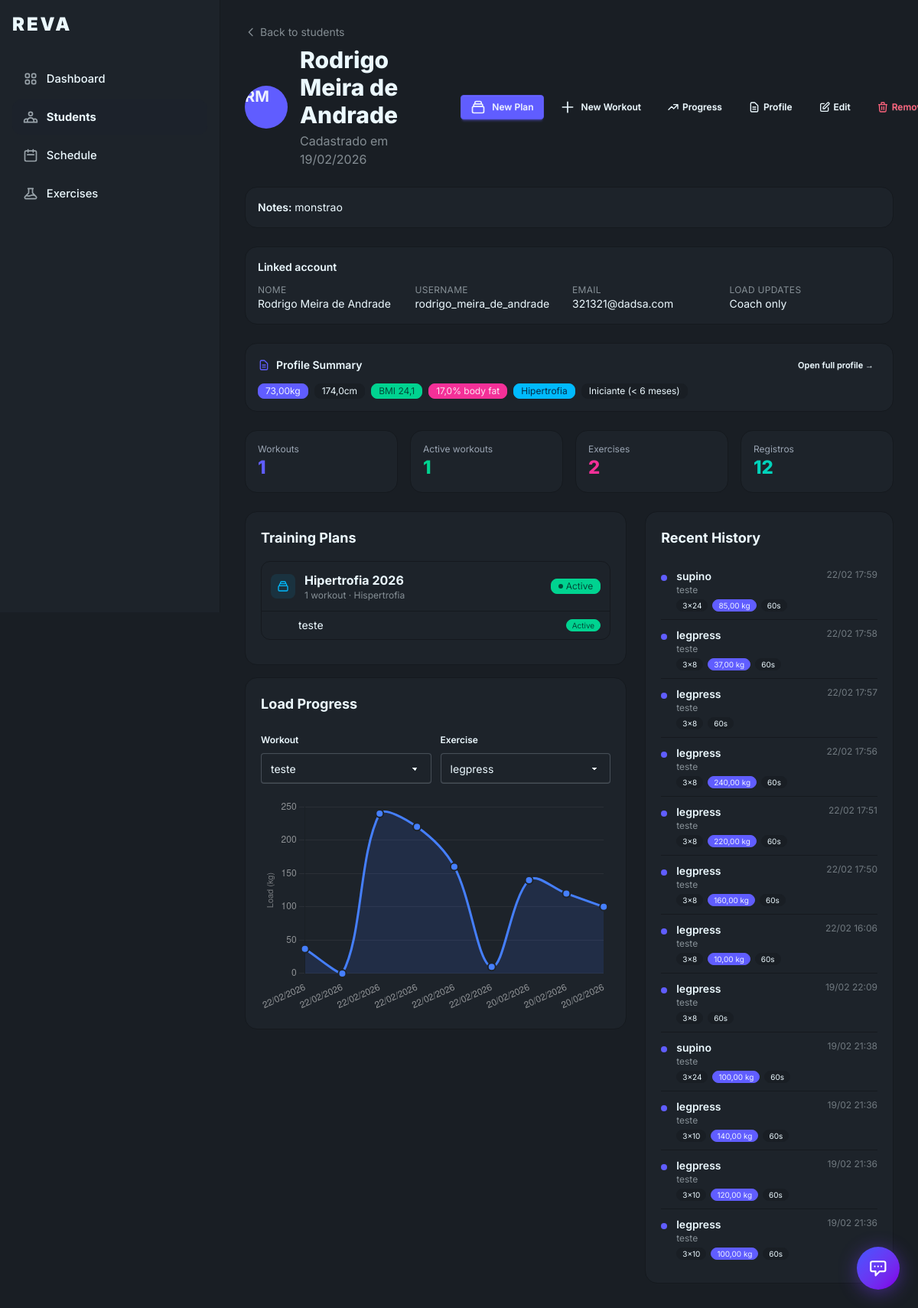
/students/2/ (signed in), run on an earlier commit of the app's database.
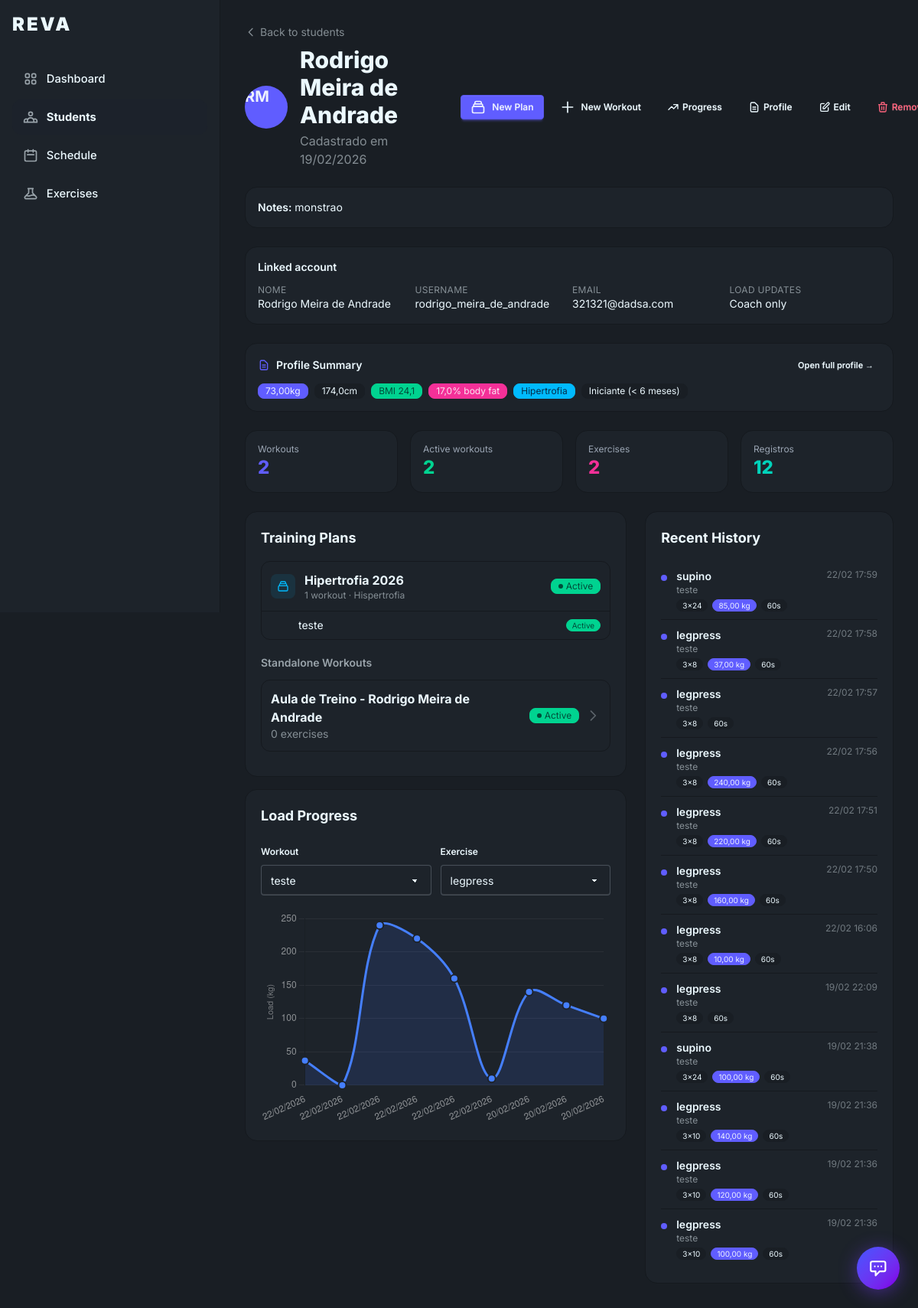
And on a later commit of the database.
### workouts/models.py (models this page shows, shortened)
class TrainingPlan(models.Model):
	athlete = models.ForeignKey(Athlete, on_delete=models.CASCADE, related_name="training_plans")
	name = models.CharField("Nome do plano", max_length=150)
	objective = models.CharField("Objetivo", max_length=300, blank=True)
	origin = models.CharField(max_length=30, choices=PlanOrigin.choices, default=PlanOrigin.TRAINER_PRESCRIBED)
	is_active = models.BooleanField("Ativo", default=True)
	created_by = models.ForeignKey(
		settings.AUTH_USER_MODEL,
		on_delete=models.CASCADE,
		related_name="created_plans",
	)
	created_at = models.DateTimeField(auto_now_add=True)
	updated_at = models.DateTimeField(auto_now=True)
	class Meta:
		ordering = ["-updated_at"]

class WorkoutPlan(models.Model):
	plan = models.ForeignKey(
		TrainingPlan,
		on_delete=models.CASCADE,
		related_name="workouts",
		null=True,
		blank=True,
	)
	athlete = models.ForeignKey(Athlete, on_delete=models.CASCADE, related_name="workout_plans")
	name = models.CharField(max_length=120)
	objective = models.CharField(max_length=200, blank=True)
	origin = models.CharField(max_length=30, choices=PlanOrigin.choices, default=PlanOrigin.TRAINER_PRESCRIBED)
	is_active = models.BooleanField(default=True)
	is_archived = models.BooleanField("Arquivado", default=False)
	created_by = models.ForeignKey(settings.AUTH_USER_MODEL, on_delete=models.CASCADE, related_name="created_workouts")
	created_at = models.DateTimeField(auto_now_add=True)
	updated_at = models.DateTimeField(auto_now=True)
	class Meta:
		ordering = ["-updated_at"]

class ExerciseProgressLog(models.Model):
	exercise = models.ForeignKey(ExercisePrescription, on_delete=models.CASCADE, related_name="progress_logs")
	sets = models.PositiveSmallIntegerField()
	reps = models.CharField(max_length=30)
	load_kg = models.DecimalField(max_digits=6, decimal_places=2, null=True, blank=True)
	rest_seconds = models.PositiveIntegerField()
	notes = models.CharField(max_length=255, blank=True)
	updated_by = models.ForeignKey(settings.AUTH_USER_MODEL, on_delete=models.SET_NULL, null=True, blank=True)
	created_at = models.DateTimeField(auto_now_add=True)
	class Meta:
		ordering = ["-created_at"]

class ExercisePrescription(models.Model):
	workout = models.ForeignKey(WorkoutPlan, on_delete=models.CASCADE, related_name="exercises")
	exercise_ref = models.ForeignKey(
		Exercise,
		on_delete=models.SET_NULL,
		null=True,
		blank=True,
		related_name="prescriptions",
		verbose_name="Exercício do catálogo",
	)
	name = models.CharField(max_length=120, blank=True)
	sets = models.PositiveSmallIntegerField(default=3)
	reps = models.CharField(max_length=30, default="8-12")
	current_load_kg = models.DecimalField(max_digits=6, decimal_places=2, null=True, blank=True)
	rest_seconds = models.PositiveIntegerField(default=60)
	exercise_order = models.PositiveSmallIntegerField(default=1)
	notes = models.CharField(max_length=255, blank=True)
	class Meta:
		ordering = ["exercise_order", "id"]
		unique_together = ("workout", "exercise_order")
	@property
	def display_name(self):
		if self.exercise_ref:
			return self.exercise_ref.name
		return self.name or "Exercício sem nome"

### athletes/views.py (the view)
# urls.py: path("<int:pk>/", StudentDetailView.as_view(), name="student-detail"),
class StudentDetailView(LoginRequiredMixin, TrainerRequiredMixin, DetailView):
    model = Athlete
    template_name = "athletes/student_detail.html"
    context_object_name = "student"
    def get_queryset(self):
        return Athlete.objects.filter(
            trainer=self.request.user,
            relationship_status=StudentRelationshipStatus.ACTIVE,
        ).select_related("user")
    def get_context_data(self, **kwargs):
        ctx = super().get_context_data(**kwargs)
        student = self.object
        workouts = (
            WorkoutPlan.objects.filter(athlete=student)
            .select_related("plan")
            .prefetch_related(
                "exercises__exercise_ref",
                "exercises__load_updates",
                "exercises__progress_logs",
            )
            .order_by("-updated_at")
        )
        ctx["workouts"] = workouts
        ctx["active_workouts"] = sum(1 for w in workouts if w.is_active)
        ctx["exercise_count"] = sum(w.exercises.count() for w in workouts)
        ctx["standalone_workouts"] = [w for w in workouts if w.plan_id is None]
        ctx["plans"] = (
            TrainingPlan.objects.filter(athlete=student)
            .prefetch_related("workouts__exercises")
            .order_by("-is_active", "-created_at")
        )
        ctx["recent_logs"] = (
            ExerciseProgressLog.objects.filter(exercise__workout__athlete=student)
            .select_related("exercise__workout")
            .order_by("-created_at")[:15]
        )
        ctx["anamnesis"] = student.latest_anamnesis
        ctx["latest_assessment"] = student.latest_assessment
        chart_data = {}
        for workout in sorted(workouts, key=lambda w: w.name):
            exercises_list = []
            for exercise in workout.exercises.all():
                points = [
                    {
                        "date": u.created_at.strftime("%d/%m/%Y"),
                        "load": float(u.new_load_kg),
                    }
                    for u in exercise.load_updates.all()
                    if u.new_load_kg is not None
                ]
                if points:
                    exercises_list.append({
                        "id": exercise.pk,
                        "name": exercise.display_name,
                        "points": points,
                    })
            if exercises_list:
                chart_data[workout.name] = exercises_list
        ctx["chart_data"] = json.dumps(chart_data, ensure_ascii=False)
        ctx["create_workout_url"] = reverse("workout-create") + f"?student={student.pk}"
        return ctx

### accounts/models.py (called while the page is built)
	@property
	def is_trainer(self):
		return self.role == UserRole.TRAINER

### athletes/models.py (called while the page is built)
	@property
	def latest_anamnesis(self):
		return self.anamnesis_records.order_by("-created_at").first()

	@property
	def latest_assessment(self):
		return self.physical_assessments.order_by("-assessed_at").first()

	@property
	def bmi(self):
		if self.weight_kg and self.height_cm and self.height_cm > 0:
			height_m = self.height_cm / Decimal("100")
			return round(self.weight_kg / (height_m ** 2), 1)
		return None

### core/mixins.py (called while the page is built)
    def test_func(self):
        return self.request.user.is_authenticated and self.request.user.is_trainer

### templates/athletes/student_detail.html (shortened to what the changed rows need)
{% extends 'base.html' %}
{% block screen_id %}student-detail{% endblock %}
{% block content %}
<div class="mb-6">
  <div class="flex flex-col sm:flex-row sm:items-center sm:justify-between gap-3">
    <div class="flex items-center gap-3 sm:gap-4">
      <div>
        <h1 class="text-xl sm:text-3xl font-extrabold">{{ student.user.get_full_name }}</h1>
      </div>
    </div>
  </div>
</div>
<div class="grid grid-cols-2 lg:grid-cols-4 gap-3 sm:gap-4 mb-6">
  <div class="stat bg-base-100 rounded-2xl border border-base-300 p-3 sm:p-4">
    <div class="stat-title text-xs">Workouts</div>
    <div class="stat-value text-xl sm:text-2xl text-primary">{{ workouts|length }}</div>
  </div>
  <div class="stat bg-base-100 rounded-2xl border border-base-300 p-3 sm:p-4">
    <div class="stat-title text-xs">Active workouts</div>
    <div class="stat-value text-xl sm:text-2xl text-success">{{ active_workouts }}</div>
  </div>
</div>
<div class="grid lg:grid-cols-5 gap-4 sm:gap-6">
  <div class="lg:col-span-3 space-y-4">
    <div class="bg-base-100 rounded-2xl border border-base-300 p-5">
      <h2 class="font-bold text-lg mb-4">Training Plans</h2>
      {% for plan in plans %}
        <div class="border border-base-300 rounded-xl mb-3 overflow-hidden">
          <a href="{% url 'plan-detail' plan.pk %}" class="flex items-center gap-3 p-3 hover:bg-base-200 transition group">
            <div class="w-8 h-8 rounded-lg bg-info/10 flex items-center justify-center shrink-0">
              <svg class="w-4 h-4 text-info" fill="none" viewBox="0 0 24 24" stroke="currentColor"><path stroke-linecap="round" stroke-linejoin="round" stroke-width="2" d="M19 11H5m14 0a2 2 0 012 2v6a2 2 0 01-2 2H5a2 2 0 01-2-2v-6a2 2 0 012-2m14 0V9a2 2 0 00-2-2M5 11V9a2 2 0 012-2m0 0V5a2 2 0 012-2h6a2 2 0 012 2v2M7 7h10"/></svg>
            </div>
            <div class="flex-1 min-w-0">
              <p class="font-bold group-hover:text-primary transition truncate">{{ plan.name }}</p>
              <p class="text-xs opacity-50">{{ plan.workouts.count }} workout{{ plan.workouts.count|pluralize:"s" }}{% if plan.objective %} · {{ plan.objective|truncatechars:40 }}{% endif %}</p>
            </div>
            {% if plan.is_active %}<span class="badge badge-success badge-sm gap-1"><span class="w-1.5 h-1.5 rounded-full bg-success-content inline-block"></span>Active</span>{% else %}<span class="badge badge-ghost badge-sm">Inactive</span>{% endif %}
          </a>
          {% for workout in plan.workouts.all %}
            <a href="{% url 'workout-detail' workout.pk %}" class="flex items-center gap-3 px-3 py-2 pl-12 border-t border-base-300 hover:bg-base-200 transition text-sm group">
              <div class="flex-1 min-w-0">
                <p class="group-hover:text-primary transition truncate">{{ workout.name }}</p>
              </div>
              {% if workout.is_archived %}<span class="badge badge-warning badge-xs">Archived</span>{% elif workout.is_active %}<span class="badge badge-success badge-xs">Active</span>{% else %}<span class="badge badge-ghost badge-xs">Inactive</span>{% endif %}
            </a>
          {% endfor %}
        </div>
      {% empty %}
        <p class="text-center opacity-50 text-sm py-2">No plans created yet.</p>
      {% endfor %}
      {% if standalone_workouts %}
        <h3 class="font-semibold text-sm mt-5 mb-3 opacity-60">Standalone Workouts</h3>
      {% endif %}
      {% for workout in standalone_workouts %}
        <a href="{% url 'workout-detail' workout.pk %}" class="flex items-center gap-4 p-3 rounded-xl border border-base-300 mb-3 hover:border-primary transition group">
          <div class="flex-1 min-w-0">
            <p class="font-bold group-hover:text-primary transition">{{ workout.name }}</p>
            <p class="text-sm opacity-50">
              {{ workout.exercises.count }} exercise{{ workout.exercises.count|pluralize:"s" }}
            </p>
          </div>
          <div class="flex items-center gap-2">
            {% if workout.is_active %}
              <span class="badge badge-success badge-sm gap-1">
                <span class="w-1.5 h-1.5 rounded-full bg-success-content inline-block"></span>Active
              </span>
            {% else %}
              <span class="badge badge-ghost badge-sm">Inactive</span>
            {% endif %}
            <svg class="w-5 h-5 opacity-30 group-hover:opacity-70 transition" fill="none" viewBox="0 0 24 24" stroke="currentColor"><path stroke-linecap="round" stroke-linejoin="round" stroke-width="2" d="M9 5l7 7-7 7"/></svg>
          </div>
        </a>
      {% endfor %}
    </div>
    <div class="bg-base-100 rounded-2xl border border-base-300 p-5">
      <h2 class="font-bold text-lg mb-4">Load Progress</h2>
    </div>
  </div>
  <div class="lg:col-span-2">
    <div class="bg-base-100 rounded-2xl border border-base-300 p-4 sm:p-5 lg:sticky lg:top-24">
      <h2 class="font-bold text-lg mb-4">Recent History</h2>
      {% for log in recent_logs %}
        <div class="flex items-start gap-3 py-2.5 {% if not forloop.last %}border-b border-base-300{% endif %}">
          <div class="w-2 h-2 rounded-full bg-primary mt-2 flex-shrink-0"></div>
          <div class="flex-1 min-w-0">
            <p class="font-semibold text-sm truncate">{{ log.exercise.name }}</p>
            <p class="text-xs opacity-50">{{ log.exercise.workout.name }}</p>
            <div class="flex flex-wrap gap-1.5 mt-1">
              <span class="badge badge-ghost badge-xs">{{ log.sets }}x{{ log.reps }}</span>
              {% if log.load_kg %}
                <span class="badge badge-primary badge-xs">{{ log.load_kg }} kg</span>
              {% endif %}
              <span class="badge badge-ghost badge-xs">{{ log.rest_seconds }}s</span>
            </div>
          </div>
          <span class="text-xs opacity-40 flex-shrink-0">{{ log.created_at|date:"d/m H:i" }}</span>
        </div>
      {% empty %}
        <p class="text-sm opacity-50 text-center py-4">No progress records yet.</p>
      {% endfor %}
    </div>
  </div>
</div>
{% endblock %}

What changed in the data, as far as the page shows it:
added WorkoutPlan: name "Aula de Treino - Rodrigo Meira de Andrade", exercises.count "0", is_active True (drawn), shown under "Standalone Workouts"
Also different on the page:
{{ workouts|length }}: "1" → "2"
{{ active_workouts }}: "1" → "2"
text now shown: "Standalone Workouts"
